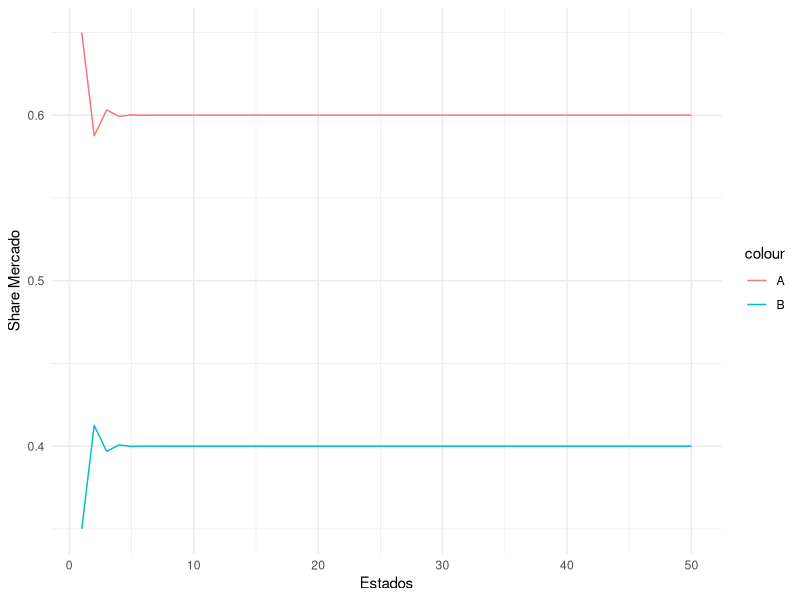

R code for this plot:
## ---- chunk 1
p_0 <- c(0.40, 0.60)
p_0
## ---- chunk 2
p <- matrix(c(0.50, 0.50, 0.75, 0.25), nrow = 2, ncol = 2, byrow = TRUE)
p
## ---- chunk 3
p_1 <- p_0 %*% p
p_1
p_2 <- p_1 %*% p
p_2

get_p_t <- function(t, p_0, p) {
  p_t <- p_0 %*% p
  if (t != 1) {
    for (i in 2:t) {
      p_t <- p_t %*% p
    }
  }
  colnames(p_t) <- c("A", "B")
  return(p_t)
}

get_p_t(5, p_0, p) 
## ---- chunk 4
sum(p_0)
apply(p, 1, sum)
## ---- chunk 5
library(ggplot2)
library(purrr)
library(dplyr)
t <- 50
df <- map_df(.x = 1:t, ~ as.data.frame(get_p_t(.x, p_0, p))) %>% 
  mutate(estados = 1:t)

ggplot(df, aes(x = estados)) +
  geom_line(aes(y = A, color = "A")) +
  geom_line(aes(y = B, color = "B")) +
  labs(x = "Estados", y = "Share Mercado") +
  theme_minimal()

